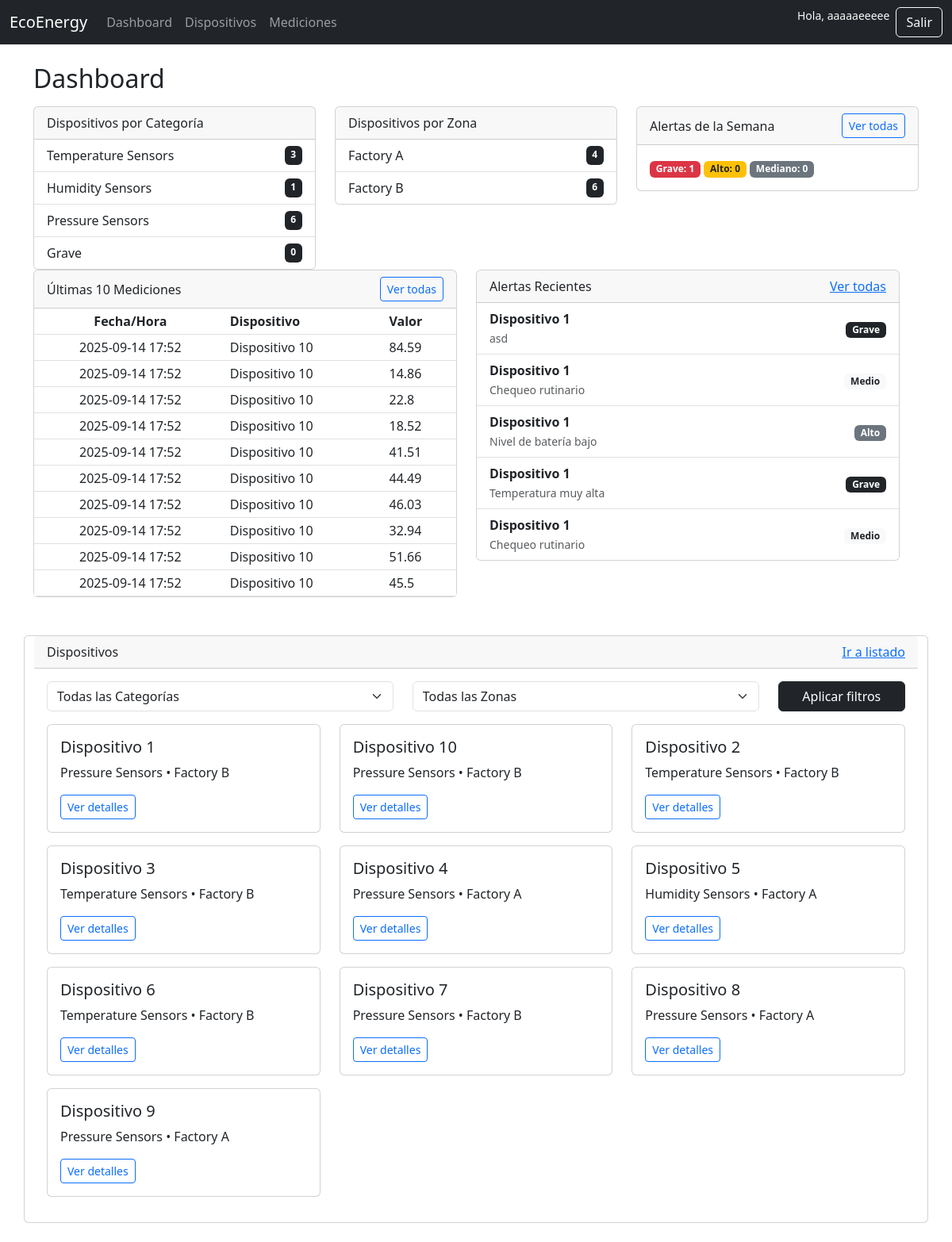
Page / (signed in) on the committed database.
### core/models.py (models this page shows, shortened)
class Category(models.Model):
    name = models.CharField(max_length=100)
    organization = models.ForeignKey(Organization, on_delete=models.CASCADE)
    created_at = models.DateTimeField(auto_now_add=True)
    updated_at = models.DateTimeField(auto_now=True)
    deleted_at = models.DateTimeField(null=True, blank=True)

class Zone(models.Model):
    name = models.CharField(max_length=100)
    organization = models.ForeignKey(Organization, on_delete=models.CASCADE)
    created_at = models.DateTimeField(auto_now_add=True)
    updated_at = models.DateTimeField(auto_now=True)
    deleted_at = models.DateTimeField(null=True, blank=True)

class Measurement(models.Model):
    device = models.ForeignKey(Device, on_delete=models.CASCADE)
    value = models.FloatField()
    created_at = models.DateTimeField(auto_now_add=True)
    updated_at = models.DateTimeField(auto_now=True)
    deleted_at = models.DateTimeField(null=True, blank=True)
    class Meta:
        ordering = ("-created_at",)

class Device(models.Model):
    name = models.CharField(max_length=100)
    category = models.ForeignKey(Category, on_delete=models.CASCADE)
    zone = models.ForeignKey(Zone, on_delete=models.CASCADE)
    organization = models.ForeignKey(Organization, on_delete=models.CASCADE)
    created_at = models.DateTimeField(auto_now_add=True)
    updated_at = models.DateTimeField(auto_now=True)
    deleted_at = models.DateTimeField(null=True, blank=True)
    class Meta:
        constraints = [
            models.UniqueConstraint(fields=["organization", "name"], name="uniq_device_name_per_org"),
        ]
        ordering = ("name",)  # orden por defecto útil en admin/listas

class Alert(models.Model):
    PRIORITY_CHOICES = [
        ("grave", "Grave"),
        ("alto", "Alto"),
        ("medio", "Mediano"),
    ]
    device = models.ForeignKey("Device", on_delete=models.CASCADE)
    message = models.TextField()
    priority = models.CharField(max_length=10, choices=PRIORITY_CHOICES, default="medio")
    created_at = models.DateTimeField(auto_now_add=True)

### core/views.py (the view)
# urls.py: path("", views.dashboard, name="dashboard"),
@login_required
def dashboard(request):
    org = _user_org_or_none(request.user)
    categories = Category.objects.all()
    zones = Zone.objects.all()
    if org:
        categories = categories.filter(organization=org)
        zones = zones.filter(organization=org)
    devices_qs = Device.objects.select_related("category", "zone", "organization")
    if org:
        devices_qs = devices_qs.filter(organization=org)
    devices_by_category = {c.name: devices_qs.filter(category=c).count() for c in categories}
    devices_by_zone = {z.name: devices_qs.filter(zone=z).count() for z in zones}
    latest_measurements_qs = Measurement.objects.select_related("device").order_by("-created_at")
    if org:
        latest_measurements_qs = latest_measurements_qs.filter(device__organization=org)
    latest_measurements = latest_measurements_qs[:10]
    recent_alerts_qs = Alert.objects.select_related("device").order_by("-created_at")
    if org:
        recent_alerts_qs = recent_alerts_qs.filter(device__organization=org)
    recent_alerts = recent_alerts_qs[:5]
    now = timezone.now()
    week_ago = now - timedelta(days=7)
    weekly_alerts_qs = Alert.objects.filter(created_at__gte=week_ago)
    if org:
        weekly_alerts_qs = weekly_alerts_qs.filter(device__organization=org)
    grave_count = weekly_alerts_qs.filter(priority="grave").count()
    alto_count  = weekly_alerts_qs.filter(priority="alto").count()
    medio_count = weekly_alerts_qs.filter(priority="medio").count()
    category_id = request.GET.get("category")
    zone_id = request.GET.get("zone")
    devices = devices_qs
    if category_id and category_id != "all":
        devices = devices.filter(category_id=category_id)
    if zone_id and zone_id != "all":
        devices = devices.filter(zone_id=zone_id)
    context = {
        "devices_by_category": devices_by_category,
        "devices_by_zone": devices_by_zone,
        "latest_measurements": latest_measurements,
        "recent_alerts": recent_alerts,
        "grave_count": grave_count,
        "alto_count": alto_count,
        "medio_count": medio_count,
        "categories": categories,
        "zones": zones,
        "devices": devices,
    }
    return render(request, "core/dashboard.html", context)

### core/views.py (called while the page is built)
def _user_org_or_none(user):
    if user.is_superuser:
        return None
    acc = getattr(user, "account", None)
    return acc.organization if acc else None

### core/templates/core/dashboard.html (shortened to what this page needs)
{% extends "base.html" %}
{% block content %}
<div class="container mt-4">
    <h2 class="mb-3">Dashboard</h2>
    <div class="row mb-4">
        <div class="col-md-4">
            <div class="card">
                <div class="card-header">Dispositivos por Categoría</div>
                <ul class="list-group list-group-flush">
                    {% for name, count in devices_by_category.items %}
                    <li class="list-group-item d-flex justify-content-between">
                        {{ name }} <span class="badge bg-dark">{{ count }}</span>
                    </li>
                    {% empty %}
                    <li class="list-group-item">No categories available</li>
                    {% endfor %}
                </ul>
            </div>
        </div>
        <div class="col-md-4">
            <div class="card">
                <div class="card-header">Dispositivos por Zona</div>
                <ul class="list-group list-group-flush">
                    {% for name, count in devices_by_zone.items %}
                    <li class="list-group-item d-flex justify-content-between">
                        {{ name }} <span class="badge bg-dark">{{ count }}</span>
                    </li>
                    {% empty %}
                    <li class="list-group-item">No zones available</li>
                    {% endfor %}
                </ul>
            </div>
        </div>
      <div class="col-md-4">
    <div class="card">
        <div class="card-header d-flex justify-content-between align-items-center">
            <span>Alertas de la Semana</span>
            <a href="{% url 'alerts_week' %}" class="btn btn-sm btn-outline-primary">Ver todas</a>
        </div>
        <div class="card-body">
            <span class="badge bg-danger">Grave: {{ grave_count }}</span>
            <span class="badge bg-warning text-dark">Alto: {{ alto_count }}</span>
            <span class="badge bg-secondary">Mediano: {{ medio_count }}</span>
        </div>
    </div>
</div>
    <div class="row mb-4">
        <div class="col-md-6">
            <div class="card">
                <div class="card-header d-flex justify-content-between align-items-center">
                    <span>Últimas 10 Mediciones</span>
                    <a href="{% url 'measurement_list' %}" class="btn btn-sm btn-outline-primary">Ver todas</a>
                </div>
                <table class="table table-sm mb-0">
                    <thead>
                        <tr>
                            <th class="text-center">Fecha/Hora</th>
                            <th>Dispositivo</th>
                            <th>Valor</th>
                        </tr>
                    </thead>
                    <tbody>
                        {% for m in latest_measurements %}
                        <tr>
                            <td class="text-center">{{ m.created_at|date:"Y-m-d H:i" }}</td>
                            <td>{{ m.device.name }}</td>
                            <td>{{ m.value }}</td>
                        </tr>
                        {% empty %}
                        <tr>
                            <td colspan="3">No measurements available</td>
                        </tr>
                        {% endfor %}
                    </tbody>
                </table>
            </div>
        </div>
        <div class="col-md-6">
            <div class="card">
                <div class="card-header d-flex justify-content-between">
                    <span>Alertas Recientes</span>
                    <a href="{% url 'alert_list' %}">Ver todas</a>
                </div>
                <ul class="list-group list-group-flush">
                    {% for a in recent_alerts %}
                    <li class="list-group-item d-flex justify-content-between align-items-center">
                        <div>
                            <strong>{{ a.device.name }}</strong><br>
                            <small class="text-muted">{{ a.message }}</small>
                        </div>
                        <div>
                            {% if a.priority == "grave" %}
                            <span class="badge bg-dark">Grave</span>
                            {% elif a.priority == "alto" %}
                            <span class="badge bg-secondary">Alto</span>
                            {% elif a.priority == "medio" %}
                            <span class="badge bg-light text-dark">Medio</span>
                            {% else %}
                            <span class="badge bg-light text-dark">{{ a.priority }}</span>
                            {% endif %}
                        </div>
                    </li>
                    {% empty %}
                    <li class="list-group-item">No alerts available</li>
                    {% endfor %}
                </ul>
            </div>
        </div>
    </div>
    <div class="card mt-4">
        <div class="card-header d-flex justify-content-between">
            <span>Dispositivos</span>
            <a href="{% url 'device_list' %}">Ir a listado</a>
        </div>
        <div class="card-body">
            <form method="get" class="row mb-3">
                <div class="col-md-5">
                    <select name="category" class="form-select">
                        <option value="all">Todas las Categorías</option>
                    </select>
                </div>
                <div class="col-md-5">
                    <select name="zone" class="form-select">
                        <option value="all">Todas las Zonas</option>
                    </select>
                </div>
                <div class="col-md-2">
                    <button type="submit" class="btn btn-dark w-100">Aplicar filtros</button>
                </div>
            </form>
            <div class="row">
                {% for d in devices %}
                <div class="col-md-4">
                    <div class="card mb-3">
                        <div class="card-body">
                            <h5 class="card-title">{{ d.name }}</h5>
                            <p class="card-text">{{ d.category.name }} • {{ d.zone.name }}</p>
                            <a href="{% url 'device_detail' d.id %}" class="btn btn-outline-primary btn-sm">Ver
                                detalles</a>
                        </div>
                    </div>
                </div>
                {% empty %}
                <p>No hay dispositivos disponibles</p>
                {% endfor %}
            </div>
        </div>
    </div>
</div>
{% endblock %}

### core/templates/base.html (shortened to what this page needs)
<!DOCTYPE html>
<html lang="en">
<head>
  <link href="https://cdn.jsdelivr.net/npm/bootstrap@5.3.0/dist/css/bootstrap.min.css" rel="stylesheet">
</head>
<body>
  <nav class="navbar navbar-expand-lg navbar-dark bg-dark">
    <div class="container-fluid">
      <a class="navbar-brand" href="{% url 'dashboard' %}">EcoEnergy</a>
      <div class="collapse navbar-collapse" id="navbarNav">
        <ul class="navbar-nav me-auto mb-2 mb-lg-0">
          <li class="nav-item">
            <a class="nav-link" href="{% url 'dashboard' %}">Dashboard</a>
          </li>
          <li class="nav-item">
            <a class="nav-link" href="{% url 'device_list' %}">Dispositivos</a>
          </li>
          <li class="nav-item">
            <a class="nav-link" href="{% url 'measurement_list' %}">Mediciones</a>
          </li>
        </ul>
        <div class="d-flex">
          {% if user.is_authenticated %}
            <span class="text-light me-2 small">Hola, {{ user.username }}</span>
            <a href="{% url 'logout' %}" class="btn btn-outline-light">Salir</a>
          {% else %}
            <a href="{% url 'login' %}" class="btn btn-outline-light me-2">Iniciar sesión</a>
            <a href="{% url 'register' %}" class="btn btn-light">Registrarse</a>
          {% endif %}
        </div>
      </div>
    </div>
  </nav>
  <main>
    {% block content %}{% endblock %}
  </main>
</body>
</html>

### rows in the picture
Category: devices_by_category "Temperature Sensors"
Category: devices_by_category "Humidity Sensors"
Category: devices_by_category "Pressure Sensors"
Category: devices_by_category "Grave"
Zone: devices_by_zone "Factory A"
Zone: devices_by_zone "Factory B"
Measurement: created_at "2025-09-14 17:52", device.name "Dispositivo 10", value "84.59"
Measurement: created_at "2025-09-14 17:52", device.name "Dispositivo 10", value "14.86"
Measurement: created_at "2025-09-14 17:52", device.name "Dispositivo 10", value "22.8"
Measurement: created_at "2025-09-14 17:52", device.name "Dispositivo 10", value "18.52"
Measurement: created_at "2025-09-14 17:52", device.name "Dispositivo 10", value "41.51"
Measurement: created_at "2025-09-14 17:52", device.name "Dispositivo 10", value "44.49"
Measurement: created_at "2025-09-14 17:52", device.name "Dispositivo 10", value "46.03"
Measurement: created_at "2025-09-14 17:52", device.name "Dispositivo 10", value "32.94"
Measurement: created_at "2025-09-14 17:52", device.name "Dispositivo 10", value "51.66"
Measurement: created_at "2025-09-14 17:52", device.name "Dispositivo 10", value "45.5"
Alert: device.name "Dispositivo 1", message "asd", priority "Grave"
Alert: device.name "Dispositivo 1", message "Chequeo rutinario", priority "Medio"
Alert: device.name "Dispositivo 1", message "Nivel de batería bajo", priority "Alto"
Alert: device.name "Dispositivo 1", message "Temperatura muy alta", priority "Grave"
Alert: device.name "Dispositivo 1", message "Chequeo rutinario", priority "Medio"
Device: name "Dispositivo 1", category.name "Pressure Sensors", zone.name "Factory B"
Device: name "Dispositivo 10", category.name "Pressure Sensors", zone.name "Factory B"
Device: name "Dispositivo 2", category.name "Temperature Sensors", zone.name "Factory B"
Device: name "Dispositivo 3", category.name "Temperature Sensors", zone.name "Factory B"
Device: name "Dispositivo 4", category.name "Pressure Sensors", zone.name "Factory A"
Device: name "Dispositivo 5", category.name "Humidity Sensors", zone.name "Factory A"
Device: name "Dispositivo 6", category.name "Temperature Sensors", zone.name "Factory B"
Device: name "Dispositivo 7", category.name "Pressure Sensors", zone.name "Factory B"
Device: name "Dispositivo 8", category.name "Pressure Sensors", zone.name "Factory A"
Device: name "Dispositivo 9", category.name "Pressure Sensors", zone.name "Factory A"

### other values in the picture
{{ user.username }} "aaaaaeeeee"
{{ count }} "3" "1" "6" "0"
{{ count }} "4" "6"
{{ grave_count }} "1"
{{ alto_count }} "0"
{{ medio_count }} "0"
